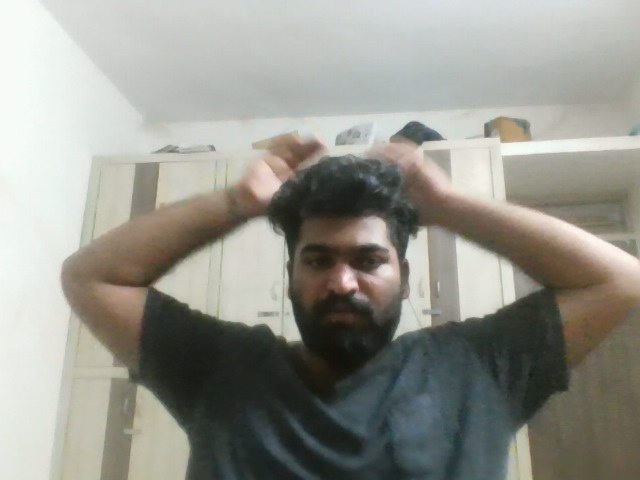
#> input picture backend/snapshots/test_cam_1778353858_28ebc9.jpg, 640 x 480 px
$ python -i sequence_processor.py   (imports and definitions only)
#> lines starting #> are read from the running program, lines starting #| are printed output that depends on the picture
#> further down, picture is the input picture: shape (480, 640, 3); mean B, G, R 141.6, 149.4, 149.5
import collections
import cv2
import numpy as np
from typing import Tuple

class VideoSequenceBuffer:
    """
    Buffers frames to form sequences for video-based activity recognition models.
    Supports configurable sequence lengths and spatial resolutions.
    """
    def __init__(self, sequence_length: int = 16, frame_size: Tuple[int, int] = (224, 224), channels: int = 3):
        self.sequence_length = sequence_length
        self.frame_size = frame_size
        self.channels = channels
        self.buffer = collections.deque(maxlen=sequence_length)

    def add_frame(self, frame: np.ndarray):
        """Preprocesses and adds a single frame to the buffer."""
        # Resize to model expected input size
        processed_frame = cv2.resize(frame, self.frame_size)
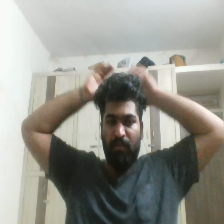
#> processed_frame: shape (224, 224, 3); mean B, G, R 141.5, 149.3, 149.4

        # Ensure correct channel count and colorspace (Keras expects RGB, OpenCV uses BGR)
        if self.channels == 3 and len(processed_frame.shape) == 3:
            processed_frame = cv2.cvtColor(processed_frame, cv2.COLOR_BGR2RGB)
        elif self.channels == 3 and len(processed_frame.shape) == 2:
            processed_frame = cv2.cvtColor(processed_frame, cv2.COLOR_GRAY2RGB)
        elif self.channels == 1 and len(processed_frame.shape) == 3:
            processed_frame = cv2.cvtColor(processed_frame, cv2.COLOR_BGR2GRAY)

        # Normalize to [0, 1] as standard for Keras models
        processed_frame = processed_frame.astype(np.float32) / 255.0

        # Add channel dimension if grayscale
        if self.channels == 1 and len(processed_frame.shape) == 2:
            processed_frame = np.expand_dims(processed_frame, axis=-1)

        self.buffer.append(processed_frame)

    def is_ready(self) -> bool:
        """Returns True if the buffer has collected enough frames for a sequence."""
        return len(self.buffer) == self.sequence_length

    def get_sequence(self) -> np.ndarray:
        """
        Returns the buffered sequence as a batched NumPy array.
        Shape: (1, sequence_length, height, width, channels)
        """
        if not self.is_ready():
            raise ValueError("Buffer is not full yet.")

        # Stack frames along the time dimension
        sequence = np.stack(self.buffer, axis=0)

        # Add batch dimension (Batch size = 1)
        return np.expand_dims(sequence, axis=0)

    def clear(self):
        """Clears the buffer."""
        self.buffer.clear()

>>> import cv2
>>> picture = cv2.imread('../../../snapshots/test_cam_1778353858_28ebc9.jpg')
>>> result = VideoSequenceBuffer().add_frame(picture)

$ run again, on backend/snapshots/webcam_1778409712424_1778409739_d28c80.jpg
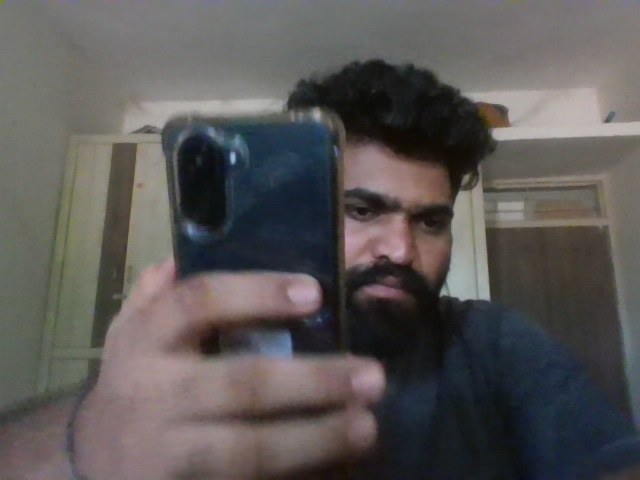
#> input picture backend/snapshots/webcam_1778409712424_1778409739_d28c80.jpg, 640 x 480 px
#> picture is the input picture: shape (480, 640, 3); mean B, G, R 86.5, 87.7, 91.1
#> in add_frame, `processed_frame = cv2.resize(frame, self.frame_size)`:
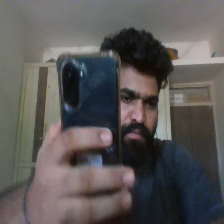
#> processed_frame: shape (224, 224, 3); mean B, G, R 86.4, 87.6, 91

$ run again, on backend/snapshots/webcam_1778410060323_1778410073_d5766e.jpg
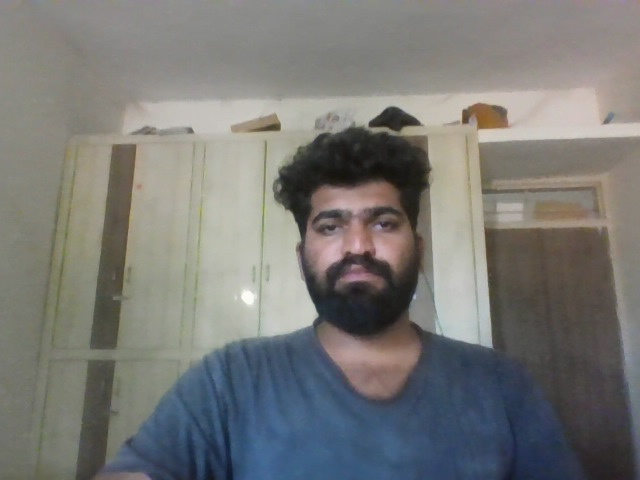
#> input picture backend/snapshots/webcam_1778410060323_1778410073_d5766e.jpg, 640 x 480 px
#> picture is the input picture: shape (480, 640, 3); mean B, G, R 118.1, 120.8, 120.9
#> in add_frame, `processed_frame = cv2.resize(frame, self.frame_size)`:
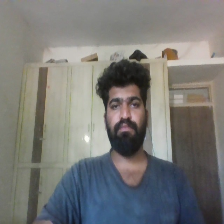
#> processed_frame: shape (224, 224, 3); mean B, G, R 118, 120.8, 120.8
